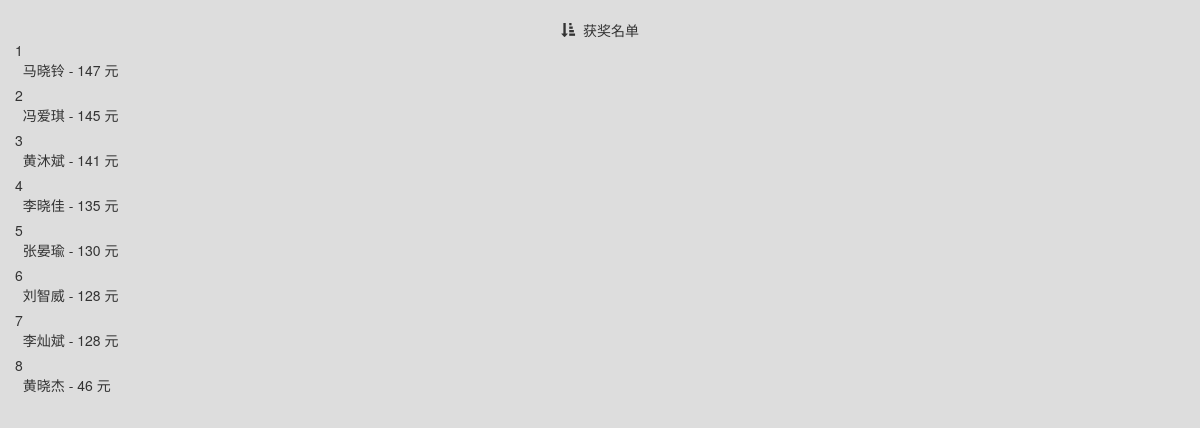
/old/page/activity/CAQ_honor.php, run on the app's committed database.
### tables this page shows
CREATE TABLE `question_people` (
  `id` int(11) NOT NULL AUTO_INCREMENT,
  `name` text NOT NULL,
  `tel` text NOT NULL,
  `rightcount` int(11) NOT NULL DEFAULT '0',
  `wrongcount` int(11) NOT NULL DEFAULT '0',
  `score` int(11) NOT NULL DEFAULT '0',
  `historyscore` text NOT NULL,
  `rightids` text,
  `wrongids` text,
  `randomkey` text,
  `achievetime` datetime(6) NOT NULL,
  `achievets` int(11) DEFAULT NULL,
  `isbanned` int(11) NOT NULL DEFAULT '0',
  `wrongidccount` int(11) NOT NULL DEFAULT '0',
  `ranking` int(11) NOT NULL DEFAULT '0',
  `oldranking` int(11) NOT NULL DEFAULT '1000',
  `historyranking` text NOT NULL COMMENT '每一次的排名情况',
  `participateyears` text NOT NULL COMMENT '参与过的年份',
  `historydata` text NOT NULL COMMENT '记录之前每一年这个人的答题统计',
  `active` tinyint(4) NOT NULL DEFAULT '1' COMMENT '用来记录连续没有输入验证码的次数',
  `activeminusscore` mediumint(9) NOT NULL DEFAULT '0' COMMENT '因为没有输入验证码消极比赛而扣除的分数总和',
  `lastactiveyear` int(11) NOT NULL COMMENT '最后一次参与这个活动的年份',
  `reason-for-score` varchar(20) NOT NULL DEFAULT 'none' COMMENT '加扣分原因',
  PRIMARY KEY (`id`),
  KEY `active` (`active`),
  KEY `lastactiveyear` (`lastactiveyear`)
);

### old/plugin/php/sqlhelper.php (called while the page is built, shortened)
<?php
class sqlhelper{
	public function mysql($sql){
		$rerere = mysql_query($sql);
		return $rerere;
	}
}
?>

### old/page/activity/CAQ_honor.php (the view, shortened to what this page needs)
<?php
require_once(ROOT_PATH.PLUG_PATH.'/php/sqlhelper.php');
?>
<!DOCTYPE html>
<html>
<head>
    <link rel="stylesheet/less" href="<?php echo constant("CSS_PATH")?>caq.less">
    <?php echo constant( 'JQuery_DEFINE');echo constant( 'BOOTSTRAP_DEFINE');?>
</head>
<body id="maincontainer" style="background-color:#ddd">
    <div class="container-fluid">
    <div class="row">
        <div class="col-md-12 col-sm-12 col-xs-12">
            <br>
            <div class="div-top-block">
                <center>
                    <div class="div-top-title"><span class="glyphicon glyphicon-sort-by-attributes"></span>&nbsp;&nbsp;获奖名单</div>
                </center>
                <?php
                    $nc = new sqlhelper();
                    $index=0;
                    $limitsum = 1000;
                    $currentsum = 0;
                    $prize = 0;
                    $year = date("Y");
                    $result = $nc->mysql("select score,name from question_people where isbanned=0 and lastactiveyear='$year' order by ranking");
                    while($row = mysql_fetch_array($result)){
                        if($currentsum+$row['score']<=$limitsum){
                            $currentsum=$currentsum+$row['score'];
                            $prize =$row['score'];
                        }else{
                            if($currentsum<$limitsum){
                                $prize=$limitsum-$currentsum;
                                $currentsum=$limitsum;
                            }else{
                                break;
                            }
                        }
                        $index++;
                ?>
                <div class="div-top-row">
                    <div style="position:relative;height:45px;">
                        <div class="div-top-index-circle"><div class="div-top-index-number"><?php echo $index;?></div></div><span class="div-top-name">&nbsp;&nbsp;<?php echo $row['name']." - {$prize} 元";?></span>
                        <br style="clear:both">
                    </div>
                </div>
                <?php
                    }
                ?>
            </div>
        </div>
    </div>
</div>
</body>
</html>

### data on the page
question_people: name "马晓铃", score "147"
question_people: name "冯爱琪", score "145"
question_people: name "黄沐斌", score "141"
question_people: name "李晓佳", score "135"
question_people: name "张晏瑜", score "130"
question_people: name "刘智威", score "128"
question_people: name "李灿斌", score "128"
question_people: name "黄晓杰", prize "46"
